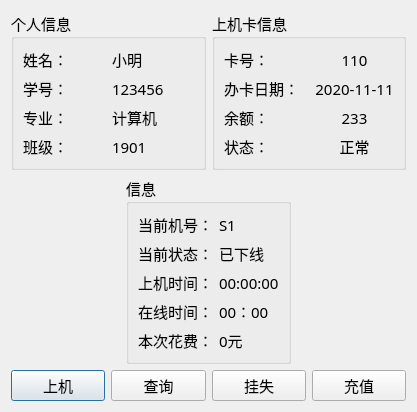
<?xml version="1.0" encoding="UTF-8"?>
<ui version="4.0">
 <class>StudentDialog</class>
 <widget class="QDialog" name="StudentDialog">
  <property name="geometry">
   <rect>
    <x>0</x>
    <y>0</y>
    <width>417</width>
    <height>385</height>
   </rect>
  </property>
  <property name="font">
   <font>
    <family>黑体</family>
    <pointsize>11</pointsize>
   </font>
  </property>
  <property name="windowTitle">
   <string>学生界面</string>
  </property>
  <layout class="QVBoxLayout" name="verticalLayout">
   <item>
    <layout class="QHBoxLayout" name="horizontalLayout_3">
     <item>
      <widget class="QGroupBox" name="groupBox">
       <property name="title">
        <string>个人信息</string>
       </property>
       <layout class="QGridLayout" name="gridLayout">
        <item row="0" column="0">
         <widget class="QLabel" name="label">
          <property name="text">
           <string>姓名：</string>
          </property>
         </widget>
        </item>
        <item row="0" column="1">
         <widget class="QLabel" name="s_NameLabel">
          <property name="text">
           <string>小明</string>
          </property>
         </widget>
        </item>
        <item row="1" column="0">
         <widget class="QLabel" name="label_5">
          <property name="text">
           <string>学号：</string>
          </property>
         </widget>
        </item>
        <item row="1" column="1">
         <widget class="QLabel" name="s_NoLabel">
          <property name="text">
           <string>123456</string>
          </property>
         </widget>
        </item>
        <item row="2" column="0">
         <widget class="QLabel" name="label_7">
          <property name="text">
           <string>专业：</string>
          </property>
         </widget>
        </item>
        <item row="2" column="1">
         <widget class="QLabel" name="s_DnameLabel">
          <property name="text">
           <string>计算机</string>
          </property>
         </widget>
        </item>
        <item row="3" column="0">
         <widget class="QLabel" name="label_9">
          <property name="text">
           <string>班级：</string>
          </property>
         </widget>
        </item>
        <item row="3" column="1">
         <widget class="QLabel" name="s_ClassLabel">
          <property name="text">
           <string>1901</string>
          </property>
         </widget>
        </item>
       </layout>
      </widget>
     </item>
     <item>
      <widget class="QGroupBox" name="groupBox_2">
       <property name="title">
        <string>上机卡信息</string>
       </property>
       <layout class="QGridLayout" name="gridLayout_2">
        <item row="3" column="0">
         <widget class="QLabel" name="label_19">
          <property name="text">
           <string>状态：</string>
          </property>
         </widget>
        </item>
        <item row="0" column="2">
         <widget class="QLabel" name="c_NoLabel">
          <property name="text">
           <string>110</string>
          </property>
          <property name="alignment">
           <set>Qt::AlignCenter</set>
          </property>
         </widget>
        </item>
        <item row="0" column="0">
         <widget class="QLabel" name="label_3">
          <property name="text">
           <string>卡号：</string>
          </property>
         </widget>
        </item>
        <item row="2" column="0">
         <widget class="QLabel" name="label_17">
          <property name="text">
           <string>余额：</string>
          </property>
         </widget>
        </item>
        <item row="1" column="0" colspan="2">
         <widget class="QLabel" name="label_15">
          <property name="sizePolicy">
           <sizepolicy hsizetype="Preferred" vsizetype="Preferred">
            <horstretch>0</horstretch>
            <verstretch>0</verstretch>
           </sizepolicy>
          </property>
          <property name="text">
           <string>办卡日期：</string>
          </property>
         </widget>
        </item>
        <item row="2" column="2">
         <widget class="QLabel" name="c_BanlaLabel">
          <property name="text">
           <string>233</string>
          </property>
          <property name="alignment">
           <set>Qt::AlignCenter</set>
          </property>
         </widget>
        </item>
        <item row="3" column="2">
         <widget class="QLabel" name="c_OkLabel">
          <property name="text">
           <string>正常</string>
          </property>
          <property name="alignment">
           <set>Qt::AlignCenter</set>
          </property>
         </widget>
        </item>
        <item row="1" column="2">
         <widget class="QLabel" name="c_DateLabel">
          <property name="text">
           <string>2020-11-11</string>
          </property>
          <property name="alignment">
           <set>Qt::AlignCenter</set>
          </property>
         </widget>
        </item>
       </layout>
      </widget>
     </item>
    </layout>
   </item>
   <item>
    <layout class="QHBoxLayout" name="horizontalLayout_2">
     <item>
      <spacer name="horizontalSpacer">
       <property name="orientation">
        <enum>Qt::Horizontal</enum>
       </property>
       <property name="sizeHint" stdset="0">
        <size>
         <width>40</width>
         <height>20</height>
        </size>
       </property>
      </spacer>
     </item>
     <item>
      <widget class="QGroupBox" name="groupBox_3">
       <property name="title">
        <string>信息</string>
       </property>
       <layout class="QGridLayout" name="gridLayout_3">
        <item row="0" column="0">
         <widget class="QLabel" name="label_25">
          <property name="text">
           <string>当前机号：</string>
          </property>
         </widget>
        </item>
        <item row="0" column="1">
         <widget class="QLabel" name="m_NoLabel">
          <property name="text">
           <string>S1</string>
          </property>
         </widget>
        </item>
        <item row="1" column="0">
         <widget class="QLabel" name="label_11">
          <property name="text">
           <string>当前状态：</string>
          </property>
         </widget>
        </item>
        <item row="1" column="1">
         <widget class="QLabel" name="m_OkLabel">
          <property name="text">
           <string>已下线</string>
          </property>
         </widget>
        </item>
        <item row="2" column="0">
         <widget class="QLabel" name="label_13">
          <property name="text">
           <string>上机时间：</string>
          </property>
         </widget>
        </item>
        <item row="2" column="1">
         <widget class="QLabel" name="m_TimeLabel">
          <property name="text">
           <string>00:00:00</string>
          </property>
         </widget>
        </item>
        <item row="3" column="0">
         <widget class="QLabel" name="label_21">
          <property name="text">
           <string>在线时间：</string>
          </property>
         </widget>
        </item>
        <item row="3" column="1">
         <widget class="QLabel" name="m_CostTimeLabel">
          <property name="text">
           <string>00：00</string>
          </property>
         </widget>
        </item>
        <item row="4" column="0">
         <widget class="QLabel" name="label_23">
          <property name="text">
           <string>本次花费：</string>
          </property>
         </widget>
        </item>
        <item row="4" column="1">
         <widget class="QLabel" name="m_CostLabel">
          <property name="text">
           <string>0元</string>
          </property>
         </widget>
        </item>
       </layout>
      </widget>
     </item>
     <item>
      <spacer name="horizontalSpacer_2">
       <property name="orientation">
        <enum>Qt::Horizontal</enum>
       </property>
       <property name="sizeHint" stdset="0">
        <size>
         <width>40</width>
         <height>20</height>
        </size>
       </property>
      </spacer>
     </item>
    </layout>
   </item>
   <item>
    <layout class="QHBoxLayout" name="horizontalLayout">
     <item>
      <widget class="QPushButton" name="loginBtn">
       <property name="text">
        <string>上机</string>
       </property>
      </widget>
     </item>
     <item>
      <widget class="QPushButton" name="searchBtn">
       <property name="text">
        <string>查询</string>
       </property>
      </widget>
     </item>
     <item>
      <widget class="QPushButton" name="reportLossBtn">
       <property name="text">
        <string>挂失</string>
       </property>
      </widget>
     </item>
     <item>
      <widget class="QPushButton" name="rechargeBtn">
       <property name="text">
        <string>充值</string>
       </property>
      </widget>
     </item>
    </layout>
   </item>
  </layout>
 </widget>
 <resources/>
 <connections/>
</ui>
